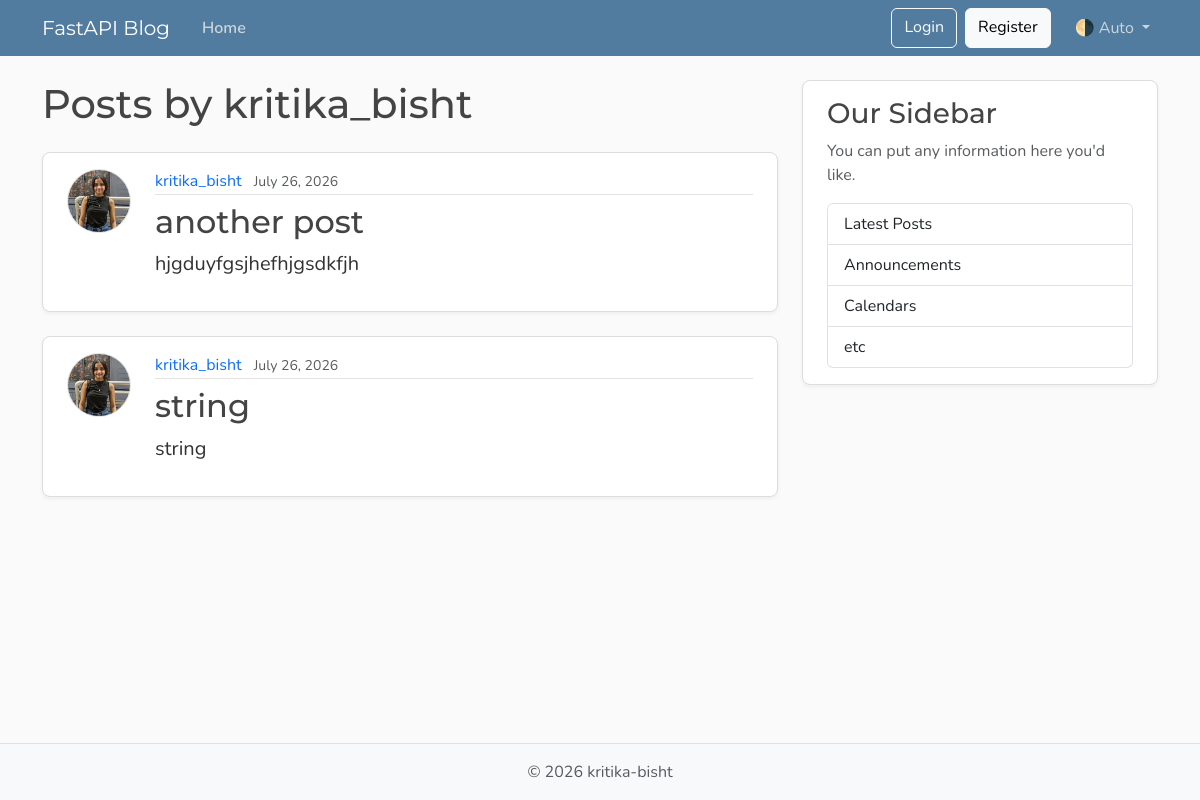
The page /users/1/posts on the database its author committed.
### models.py (models this page shows, shortened)
class User(Base):
    __tablename__ = "users"
    id: Mapped[int] = mapped_column(Integer, primary_key=True, index=True)
    username: Mapped[str] = mapped_column(String(50), unique=True, nullable=False)
    email: Mapped[str] = mapped_column(String(120), unique=True, nullable=False)
    image_file: Mapped[str | None] = mapped_column(
        String(200),
        nullable=True,
        default=None,
    )
    posts: Mapped[list[Post]] = relationship(back_populates="author", cascade="all, delete-orphan")#one to many

class Post(Base):
    __tablename__ = "posts"
    id: Mapped[int] = mapped_column(Integer, primary_key=True, index=True)
    title: Mapped[str] = mapped_column(String(100), nullable=False)
    content: Mapped[str] = mapped_column(Text, nullable=False)
    user_id: Mapped[int] = mapped_column(
        ForeignKey("users.id"),
        nullable=False,
        index=True,
    )
    date_posted: Mapped[datetime] = mapped_column(
        DateTime(timezone=True),
        default=lambda: datetime.now(UTC),
    )
    author: Mapped[User] = relationship(back_populates="posts")#many to one

### main.py (the view)
@app.get("/users/{user_id}/posts", include_in_schema=False, name="user_posts")
async def user_posts_page(
    request: Request,
    user_id: int,
    db: Annotated[AsyncSession, Depends(get_db)],
):
    result = await db.execute(select(models.User).where(models.User.id == user_id))
    user = result.scalars().first()
    if not user:
        raise HTTPException(
            status_code=status.HTTP_404_NOT_FOUND,
            detail="User not found",
        )
    result = await db.execute(
        select(models.Post)
        .options(selectinload(models.Post.author))
        .where(models.Post.user_id == user_id),
    )
    posts = result.scalars().all()
    return templates.TemplateResponse(
        request,
        "user_posts.html",
        {"posts": posts, "user": user, "title": f"{user.username}'s Posts"},
    )

### templates/user_posts.html
{% extends "layout.html" %}
{% block content %}
  <h1 class="mb-4">Posts by {{ user.username }}</h1>
  {% for post in posts %}
    <article class="content-section py-3 px-4 mb-4">
      <div class="d-flex align-items-start gap-4">
        <img class="rounded-circle article-img flex-shrink-0"
             src="{{ post.author.image_path }}"
             alt="{{ post.author.username }}'s profile picture"
             width="64"
             height="64"
             loading="lazy">
        <div class="flex-grow-1">
          <div class="article-metadata mb-2">
            <a class="me-2"
               href="{{ url_for('user_posts', user_id=post.author.id) }}">{{ post.author.username }}</a>
            <small class="text-body-secondary">{{ post.date_posted.strftime("%B %d, %Y") }}</small>
          </div>
          <h2>
            <a class="article-title"
               href="{{ url_for('post_page', post_id=post.id) }}">{{ post.title }}</a>
          </h2>
          <p class="article-content">{{ post.content }}</p>
        </div>
      </div>
    </article>
  {% else %}
    <p class="text-body-secondary">No posts by this user yet.</p>
  {% endfor %}
{% endblock content %}

### templates/layout.html (shortened to what this page needs)
<!DOCTYPE html>
<html lang="en">
  <head>
    <link href="https://cdn.jsdelivr.net/npm/bootstrap@5.3.8/dist/css/bootstrap.min.css"
          rel="stylesheet"
>
    <link rel="stylesheet"
     type="text/css"
     href="{{ url_for('static', path='css/main.css') }}">
  </head>
  <body class="d-flex flex-column min-vh-100">
    <header class="site-header">
      <nav class="navbar navbar-expand-md bg-steel fixed-top"
           data-bs-theme="dark">
        <div class="container">
          <a class="navbar-brand me-4" href="{{ url_for('home') }}">FastAPI Blog</a>
          <div class="collapse navbar-collapse" id="navbarToggle">
            <div class="navbar-nav me-auto">
              <a class="nav-link active"
              aria-current="page"
              href="{{ url_for('home') }}">Home</a>
            </div>
            <div class="navbar-nav">
              <a class="btn btn-outline-light mb-2 mb-md-0 me-md-2" href="#">Login</a>
              <a class="btn btn-light mb-2 mb-md-0 me-md-3" href="#">Register</a>
              <div class="nav-item dropdown">
                <a class="nav-link dropdown-toggle"
                   href="#"
                   role="button"
                   id="bd-theme"
                   data-bs-toggle="dropdown"
                   aria-expanded="false">
                  <span id="bd-theme-text">🌗 Auto</span>
                </a>
              </div>
            </div>
          </div>
        </div>
      </nav>
    </header>
    <main role="main" class="container">
      <div class="row">
        <div class="col-md-8">
          {% block content %}
          {% endblock content %}
        </div>
        <aside class="col-md-4">
          <div class="content-section py-3 px-4 mb-4">
            <h3>Our Sidebar</h3>
            <p class="text-body-secondary">You can put any information here you'd like.</p>
            <ul class="list-group">
              <li class="list-group-item">Latest Posts</li>
              <li class="list-group-item">Announcements</li>
              <li class="list-group-item">Calendars</li>
              <li class="list-group-item">etc</li>
            </ul>
          </div>
        </aside>
      </div>
    </main>
    <footer class="mt-auto py-3 bg-body-tertiary border-top">
      <div class="container text-center">
        <p class="text-body-secondary mb-0">
          © <span id="year"></span> kritika-bisht
        </p>
      </div>
    </footer>
  </body>
</html>

### static/css/main.css (style rules this page uses)
:root { --font-heading: "Montserrat", system-ui, -apple-system, BlinkMacSystemFont, sans-serif; --font-body: "Nunito", system-ui, -apple-system, BlinkMacSystemFont, sans-serif; --color-bg-body: #fafafa; --color-bg-content: #ffffff; --color-text-primary: #333333; --color-text-heading: #444444; --color-steel: #527c9f; --color-nav-link: #cbd5db; --color-nav-link-hover: #ffffff; --color-link-hover: #428bca; --color-border: #dddddd; --color-border-light: #e3e3e3; --spacing-xl: 5rem; --article-img-size: 4rem; --account-img-size: 7.813rem; }
body { font-family: var(--font-body); background: var(--color-bg-body); color: var(--color-text-primary); }
main { padding-top: var(--spacing-xl); }
h1, h2, h3, h4, h5, h6 { font-family: var(--font-heading); color: var(--color-text-heading); }
.navbar-brand { font-family: var(--font-heading); }
a { text-decoration: none; }
.bg-steel { background-color: var(--color-steel); }
.site-header .navbar-nav .nav-link { color: var(--color-nav-link); transition: color 0.2s ease-in-out; }
.site-header .navbar-nav .nav-link.active { font-weight: 600; }
.content-section { background: var(--color-bg-content); border: 1px solid var(--color-border); border-radius: 0.5rem; box-shadow: 0 2px 4px rgba(15, 23, 42, 0.05); transition: box-shadow 0.15s ease, transform 0.15s ease, border-color 0.15s ease; }
.article-title { color: var(--color-text-heading); transition: color 0.2s ease-in-out; }
.article-content { white-space: pre-line; font-size: 1.25rem; }
.article-img { height: var(--article-img-size); width: var(--article-img-size); flex-shrink: 0; object-fit: cover; border: 1px solid var(--color-border-light); box-shadow: 0 0 0 2px var(--color-bg-content); }
.article-metadata { padding-bottom: 0.063rem; border-bottom: 1px solid var(--color-border-light); }
.article-metadata a { transition: color 0.2s ease-in-out; }
[data-bs-theme="dark"] { --color-bg-body: #1a1a1a; --color-bg-content: #2d2d2d; --color-text-primary: #e0e0e0; --color-text-heading: #f0f0f0; --color-border: #404040; --color-border-light: #4a4a4a; }

### rows shown on the page
User: username "kritika_bisht"
Post: author.image_path (picture), author.username "kritika_bisht", date_posted "July 26, 2026", title "another post", content "hjgduyfgsjhefhjgsdkfjh"
Post: author.image_path (picture), author.username "kritika_bisht", date_posted "July 26, 2026", title "string", content "string"
